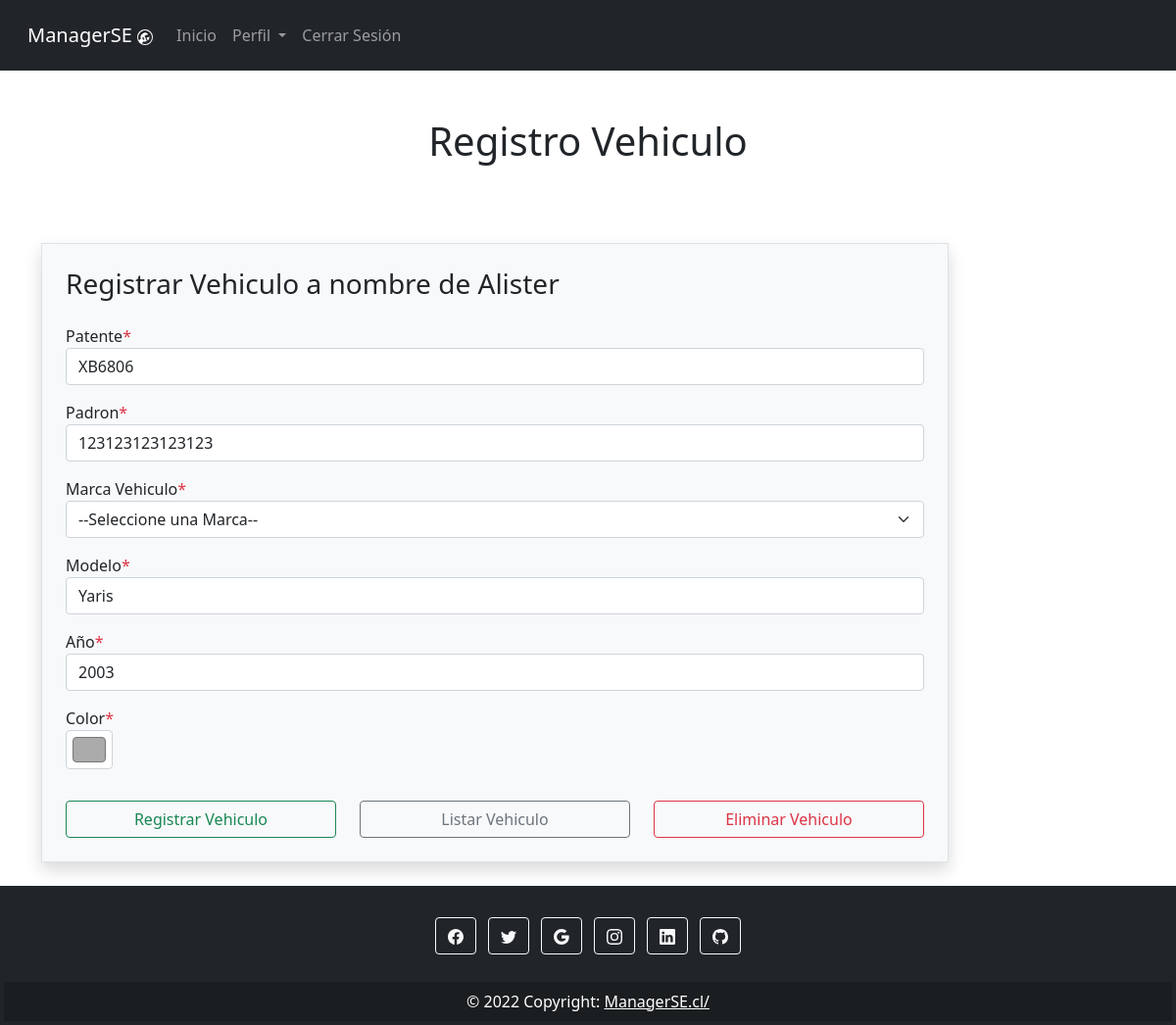
Page /crud/vehiculo/1/ (signed in) on the committed database.
### CRUD/models.py (models this page shows, shortened)
class Usuario(AbstractUser):
    rut = models.TextField(max_length=10)
    dv = models.TextField(max_length=1)
    username = models.TextField(max_length=20, unique=True)
    first_name = models.TextField(max_length=20)
    last_name = models.TextField(max_length=20)
    fechaNac = models.DateField(null=True)
    password = models.CharField(max_length=128)
    email = models.TextField(max_length=30)
    direccion = models.TextField(max_length=30)
    telefono = models.TextField(max_length=12)
    last_login = models.DateField(default=timezone.now)
    is_superuser = models.BooleanField(default=False)
    is_staff = models.BooleanField(default=False)
    is_active = models.BooleanField(default=True)
    date_joined = models.DateField(default=timezone.now)
    USERNAME_FIELD = 'username'
    REQUIRED_FIELDS = []

class Vehiculo(models.Model):
    idCliente = models.IntegerField()
    patente = models.CharField(max_length= 6, unique = True)
    padron = models.CharField(max_length=17, unique = True)
    color  = models.CharField(max_length = 15)
    modelo = models.CharField(max_length = 20)
    marca = models.TextField(max_length=50)
    year = models.IntegerField()

### CRUD/views.py (the view)
# urls.py: path('vehiculo/<int:id>/', views.viewReadVehiculo, name="vehiculo"),
@login_required
def viewReadVehiculo(request, id):
    cntx = {}
    try:
        fila = Vehiculo.objects.get(pk = id)
        cntx = {'fila': fila}
    except:
        cntx = {'error': 'Item no encontrado'}
    marcas = Marca.objects.all()
    cntx["marcas"] = marcas
    return render(request, 'vehiculo.html', cntx)

### CRUD/templates/vehiculo.html (shortened to what this page needs)
{% extends "index.html" %}
{% block tituloPagina %}
    <div class="text-center mt-5">
        <h1>Registro Vehiculo</h1>
    </div>
{% endblock %}
{% block contenido %}
<br>
    <div class="container">
        <div class="row">
            <div class="col-md-10 off-md-4">
                <div class="signup-form">
                    <form action="{%url 'vehiculo' %}" method="POST" autocomplete="off" class="mt-5 border p-4 bg-light shadow">
                        <h3 class="mb-4">Registrar Vehiculo a nombre de {{user.first_name}}</h3>
                        <div class="mb-3 col-md-12">
                            <label for="txtPatente">Patente<span class="text-danger">*</span></label>
                            <input type="text" id="txtPatente" name="txtPatente" placeholder="Ingrese la Patente del Vehiculo" class="txtPatente form-control" value="{{ fila.patente }}">
                        </div>
                        <div class="mb-3 col-md-12">
                            <label for="txtPadron">Padron<span class="text-danger">*</span></label>
                            <input type="text" id="txtPadron" name="txtPadron" placeholder="Ingrese el Padron del Vehiculo" class="txtPadron form-control" value="{{ fila.padron }}">
                        </div>
                        <div class="mb-3 col-md-12">
                        <label for="txtMarca">Marca Vehiculo<span class="text-danger">*</span></label>
                        <select name="txtMarca" class="form-select txtMarca" id="txtMarca" value="{{fila.txtMarca}}">
                            <option selected hidden value="0">--Seleccione una Marca--</option>
                        </select>
                        </div>
                        <div class="mb-3 col-md-12">
                            <label for="txtModelo">Modelo<span class="text-danger">*</span></label>
                            <input type="text" id="txtModelo" name="txtModelo" placeholder="Ingrese el modelo del Vehiculo" class="txtModelo form-control" value="{{ fila.modelo }}">
                        </div>
                        <div class="mb-3 col-md-12">
                            <label for="txtAnio">Año<span class="text-danger">*</span></label>
                            <input type="text" id="txtAnio" name="txtAnio" placeholder="Ingrese el año del Vehiculo" class="txtColor form-control" value="{{ fila.year }}">
                        </div>
                        <div class="mb-3 col-md-1">
                            <label for="txtColor">Color<span class="form-label text-danger">*</span></label>
                            <input type="color" id="txtColor" name="txtColor" placeholder="Ingrese el color del Vehiculo" class="txtColor form-control form-control-color" value="{{ fila.color }}">
                        </div>
                        <div class="row">
                          <div class="col-md-4 mt-3">
                            <input type="submit" name="btnCreate" class="btnCreate btn btn-outline-success form-control" value="Registrar Vehiculo">
                          </div>
                          <div class="col-md-4 mt-3">
                            <input type="submit" name="btnRead" class="btnRead btn btn-outline-secondary form-control" value="Listar Vehiculo">
                          </div>
                          <div class="col-md-4 mt-3">
                            <input type="submit" name="btnDelete" class="btnDelete btn btn-outline-danger form-control" value="Eliminar Vehiculo">
                          </div>
                        </div>
                    </form>
                </div>
            </div>
        </div>
    </div>
{% endblock %}

### rows in the picture
Usuario: first_name "Alister"
Vehiculo: txtPatente "XB6806", txtPadron "123123123123123", txtModelo "Yaris", txtAnio "2003", txtColor "#ababab"
